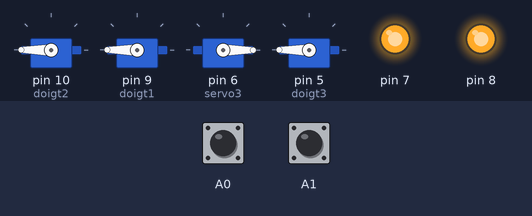
Simulated run of this sketch. Board: Arduino Uno, built with avr-gcc and run on an emulated ATmega328P. Parts: 4 × servo, output pins drawn as LEDs (lit = HIGH). The test bench sets the inputs (shaded band); at power-on: A1 HIGH, A0 HIGH.

Above: at 2.2 s.
2.3 s: A1 pulled LOW for 0.15 s
At 4.2 s:
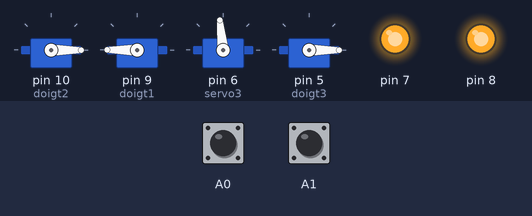
4.8 s: A1 pulled LOW for 1 s
At 6.3 s:
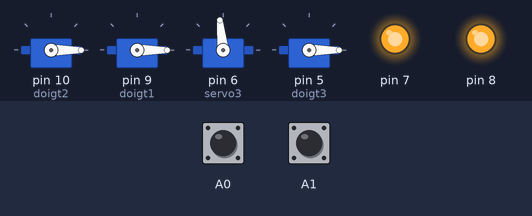
8.0 s: A1 pulled LOW for 3.2 s
At 12.3 s:
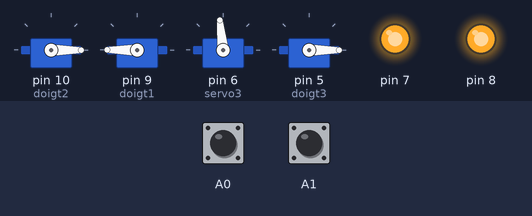
Timing chart, 0 to 13.8 s (numbered marks = the images above; inputs shaded):
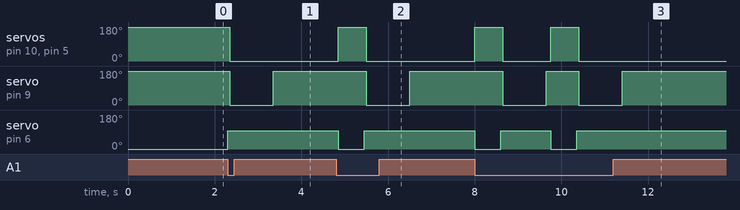

Measured:
- after the input at 2.3 s, servo on pin 10 (doigt2), servo on pin 5 (doigt3): 180° → 0° after 0.05 s; servo on pin 9 (doigt1): 180° → 0° after 0.05 s, → 180° 1.0 s later; servo on pin 6 (servo3): 0° → 96° at once
- after the input at 4.8 s, servo on pin 10 (doigt2), servo on pin 5 (doigt3): 0° → 180° after 0.05 s, → 0° 0.65 s later; servo on pin 9 (doigt1): 180° → 0° after 0.70 s, → 180° 1.0 s later; servo on pin 6 (servo3): 96° → 0° after 0.05 s, → 96° 0.60 s later
- after the input at 8.0 s, servo on pin 10 (doigt2): alternates 180° for 0.65 s and 0° for 1.1 s, 4 changes in all, then stays 0°, starting at once; servo on pin 9 (doigt1): alternates 180° for 0.75 s and 0° for 1.0 s, 4 changes in all, then stays 180°, starting after 0.65 s

The sketch:

final_droite.ino
```cpp
#include <Servo.h>

// Angle maximal des servomoteurs
int angleMax = 180;

// Variables pour stocker l'état des boutons poussoirs
int bp1;
int bp2;

// État de la main : true = ouverte, false = fermée
bool etatMain = true;

// Mode de la main : false = normal, true = pince
bool modePince = false;

// Déclaration des servomoteurs//
Servo doigt2;
Servo doigt1;
Servo servo3;  // Base de la main ?
Servo doigt3;

void setup() {
  // Attacher les servomoteurs aux broches correspondantes
  doigt2.attach(10);
  doigt1.attach(9);
  servo3.attach(6);
  doigt3.attach(5);

  // Initialiser la communication série
  Serial.begin(9600);

  // Configurer les broches des boutons poussoirs en entrée avec résistance pull-up
  pinMode(A0, INPUT_PULLUP);
  pinMode(A1, INPUT_PULLUP);

  // Configurer les broches 7 et 8 en sortie
  pinMode(8, OUTPUT);
  pinMode(7, OUTPUT);
  digitalWrite(8, HIGH);
  digitalWrite(7, HIGH);

  // Ouvrir la main au démarrage
  ouvre();
  delay(500);
}

void loop() {
  // Lecture de l'état du bouton poussoir 2
  bp2 = digitalRead(A1);

  // Changer de mode (normal/pince)
  if (bp2 == 0 && modePince == false) {
    modePince = true;
    fpince();
    delay(500);
    opince();
    bp2 = 1;  // Réinitialiser la variable pour éviter les changements de mode intempestifs
  }

  if (bp2 == 0 && modePince == true) {
    modePince = false;
    ouvre();
    bp2 = 1;  // Réinitialiser la variable
  }

  // Lecture de l'état du bouton poussoir 1
  bp1 = digitalRead(A0);
  delay(50);

  // Fermer ou ouvrir la main en fonction du mode
  if (bp1 == 0 && etatMain == true) {
    delay(1500);
    if (modePince == false) {
      ferme();
    } else {
      fpince();
    }
    etatMain = false;
    delay(1000);
    bp1 = 1;  // Réinitialiser la variable
  }

  delay(50);

  if (bp1 == 0 && etatMain == false) {
    delay(1500);
    if (modePince == false) {
      ouvre();
    } else {
      opince();
    }
    etatMain = true;
    delay(1000);
    bp1 = 1;  // Réinitialiser la variable
  }
}

// Fonction pour fermer la main
void ferme() {
  servo3.write(96);
  delay(50);
  doigt2.write(0);
  doigt1.write(0);
  doigt3.write(0);
}

// Fonction pour ouvrir la main
void ouvre() {
  servo3.write(0);
  doigt2.write(angleMax);
  doigt1.write(angleMax);
  doigt3.write(angleMax);
  delay(500);
}

// Fonction pour fermer la main en mode pince
void fpince() {
  servo3.write(96);
  delay(50);
  doigt2.write(0);
  doigt1.write(0);
  doigt3.write(0);
  delay(500);
}

// Fonction pour ouvrir la main en mode pince
void opince() {
  servo3.write(96);
  doigt2.write(0);
  doigt1.write(angleMax);
  doigt3.write(0);
}
```
